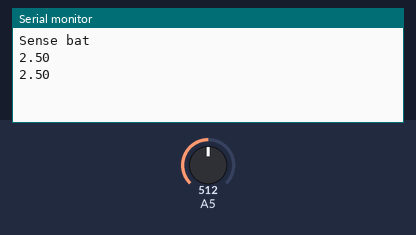
A sketch run on a simulated Arduino Uno, built with avr-gcc and run on an emulated ATmega328P. On the bench: the last lines printed to the serial monitor. Inputs (shaded band) come from the test bench; at power-on: A5 = 512.

Above: at 1.8 s.
1.9 s: A5 set to 716
At 2.8 s:
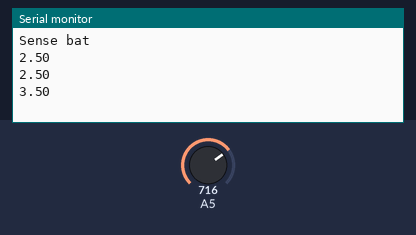
3.4 s: A5 set to 900
At 4.7 s:
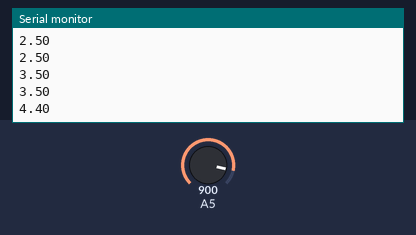
Timing chart, 0 to 6.4 s (numbered marks = the images above; inputs shaded):
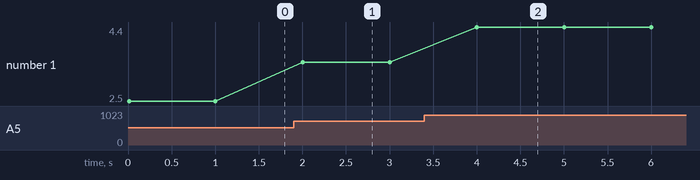

Measured:
- after the input at 1.9 s, the serial monitor: prints a new line after 0.10 s (image 1)
- after the input at 3.4 s, the serial monitor: prints a new line after 0.60 s (image 2)
- plotted number 1: 2.5 → 3.5 after the input at 1.9 s, 3.5 → 4.4 after the input at 3.4 s

The sketch:

sense_bat_test.ino
```cpp
void setup() {
  Serial.begin(9600);
  while (!Serial) {
    ;
  }
  Serial.println("Sense bat");
}

void loop() {
  int raw = analogRead(A5);
 float val = fmap(raw, 0, 1023, 0.0, 5.0);
 Serial.println(val);
 delay(1000);
}

float fmap(float x, float in_min, float in_max, float out_min, float out_max)
{
 return (x - in_min) * (out_max - out_min) / (in_max - in_min) + out_min;
}
```
